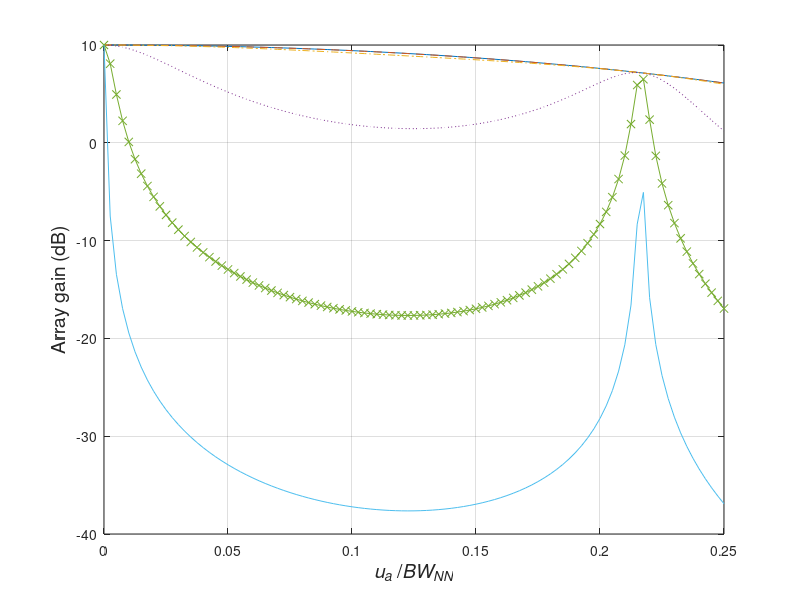

Recreate this plot in MATLAB. (Note: this script raises an error after producing the figure.)
%%%%%%%%%%%%%%%%%%%%%%%%%%%%%%%%
% Figure 6.48
% Xiaomin Lu 6/26/00
% updated by K. Bell 12/1/00
% updated by Lillian Xu 02/13/2001, K. Bell 7/26/01, 11/16/01
%%%%%%%%%%%%%%%%%%%%%%%%%%%%%%%%
%Example 6.7.6 LCMP beamformer, No Loading
%This routine is to test the Array Gain, when there is signal mismatch
%

clear all
close all

N = 10;
BWNN = 4/N;
n = (-(N-1)/2:(N-1)/2)';
signalRange = 0.25*BWNN*(0:1/100:1);


detU = 0.0866;
C = exp(j*n*pi*[0 -detU detU]);
f = [1;sin(-(N/2)*pi*detU)./(N*sin(-.5*pi*detU));sin((N/2)*pi*detU)./(N*sin(.5*pi*detU))];

m = 1;
for SNR = 10.^([-20:10:30]/10)
   k = 1;
   for ua = signalRange
      Vs = exp(j*n*pi*ua);
      Ss = SNR*Vs*Vs';
      Sn = eye(N);
      Sx = Ss + Sn;
      W = inv(Sx)*C*inv(C'*inv(Sx)*C)*f;           %LCMP, white noise only
      A(m,k) = ((W'*Ss*W)/(W'*Sn*W) )/ SNR; % white noise
      k = k+1;
   end
   m = m + 1;
end

A = 10*log10(abs(A));
plot(signalRange/BWNN,A(1,:),'-')
hold on
plot(signalRange/BWNN,A(2,:),'--')
hold on
plot(signalRange/BWNN,A(3,:),'-.')
hold on
plot(signalRange/BWNN,A(4,:),':')
hold on
plot(signalRange/BWNN,A(5,:),'-x')
hold on
plot(signalRange/BWNN,A(6,:),'-')

grid
xlabel('{\itu}_{\ita} /{\itBW}_{\itNN}','Fontsize',14)
ylabel('Array gain (dB)','Fontsize',14)
h=legend('{\itSNR}=-20 dB','{\itSNR}=-10 dB','{\itSNR}=0 dB','{\itSNR}=10 dB','{\itSNR}=20 dB','{\itSNR}=30 dB',3);
set(h,'Fontsize',12)
%title('LCMP, White Noise, uc=[0 +/-0.0866], g=[1;Bc;Bc]')
axis([0 0.25 -50 20])      
line([0.0866/BWNN 0.0866/BWNN],[-80 15])   
text(0.0866/BWNN+0.01,14,'{\itu}_{{\itc}1}','Fontsize',12)
set(gca,'xtick',0:0.02:0.25)
   
